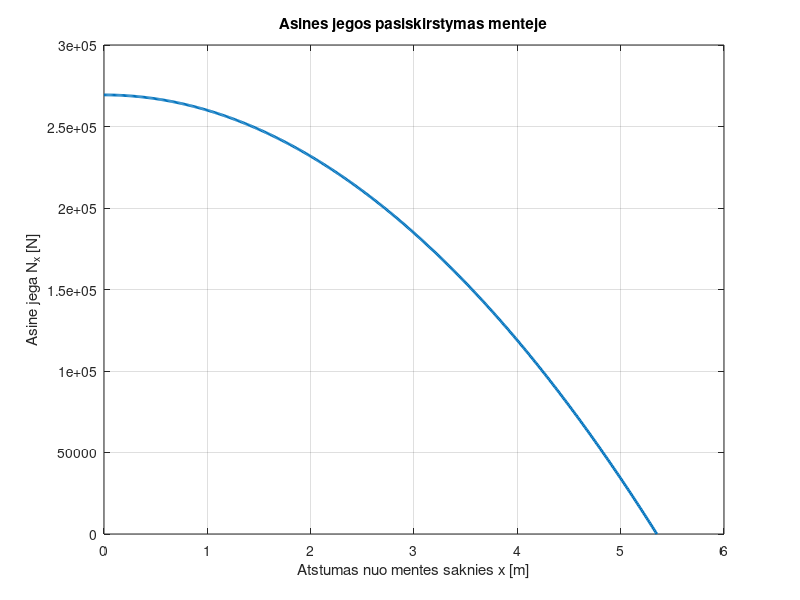
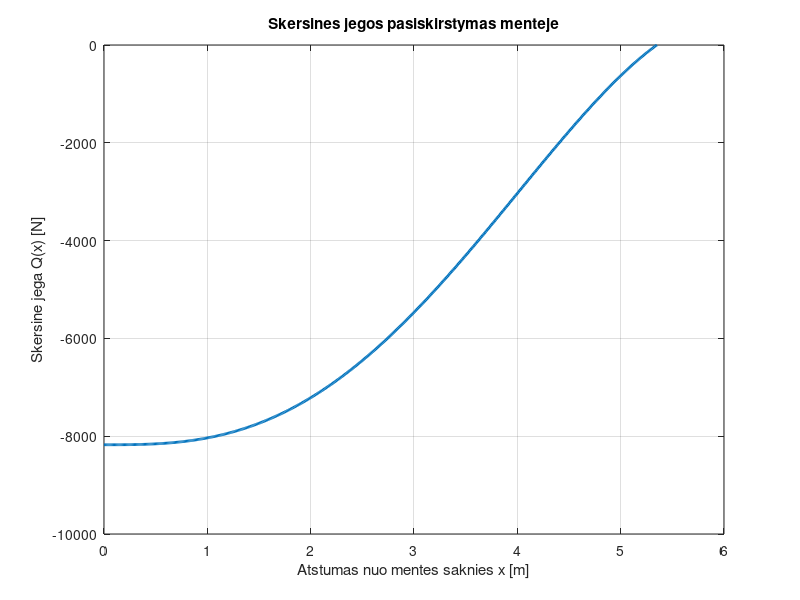
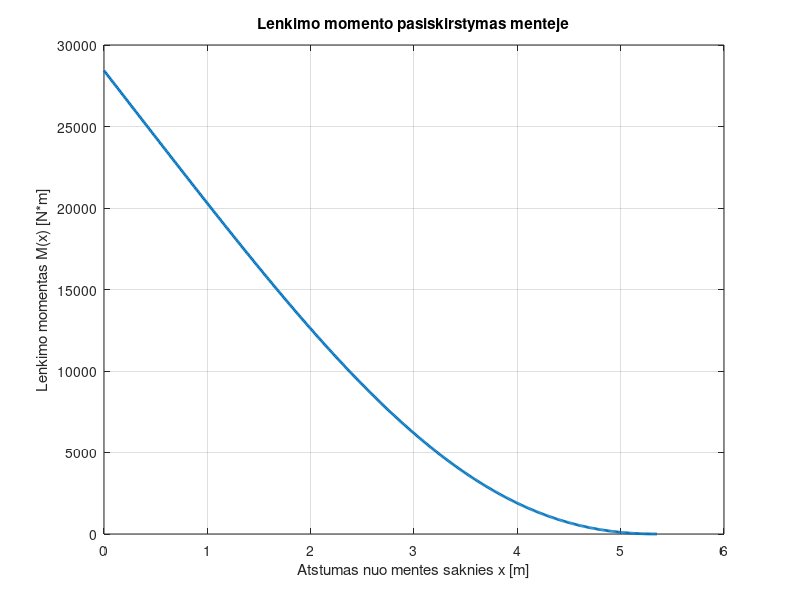

The MATLAB source for these figures, in order:
clc

%% INPUTS

m_cr = 2500; %[kg]
RPM = 395;
p = 27.8; %[kg/m^2]
C = 0.33; %[m]
m_ment = 11; %[kg/m]
n_ment = 3;
n_coef = 0.9;
v_max = 260; %[m/s]

g = 9.81; %[m/s^2]

%% PRADINIAI SKAICIAVIMAI

% Maksimalus mentes ilgis

w = (2*pi*RPM)/60; %[rad/s]

R_max = v_max / w; %[m]

% Sraigto disko plotas

W_cr = m_cr * g; %[N]

F = W_cr / (p * g); %[m^2]

% Mentes ilgis

R = sqrt(F/pi); %[m]

if R > R_max
    fprintf('Error R > R_max')
else
    fprintf('R < R_max == %4.2f m < %4.2f m \n', R, R_max)
end

% Oro srautas aplink mente

V = w * R; %[m/s]

fprintf('w = %4.2f m/s \n', w)
fprintf('R_max = %4.2f m \n', R_max)
fprintf('F = %4.2f m^2 \n', F)
fprintf('R = %4.2f m \n', R)
fprintf('V = %4.2f m \n', V)

%% KABOJIMUI REIKALINGA GALIA IR JEGA

% Traukos jega
T = W_cr; %[N]
T_ment = T/n_ment; %[N]

% Galia

V_vid = (w * R)/2; %[m/s]

P_ideal = (T * V_vid)/ 1000; %[kW]

P_prof = 0.25 * P_ideal; %[kW]

P = P_ideal + P_prof; %[kW]

P_vel = P/n_coef; %[kW]

P_gal = 1.2 * P_vel; %[kW]

P_gal_AG = P_gal / 0.7355; %[AG]

fprintf('T = %4.2f N \n', T)
fprintf('T_ment = %4.2f N \n', T_ment)
fprintf('V_vid = %4.2f m/s \n', V_vid)
fprintf('P_ideal = %4.2f kW \n', P_ideal)
fprintf('P_prof = %4.2f kW \n', P_prof)
fprintf('P = %4.2f kW \n', P)
fprintf('P_vel = %4.2f kW \n', P_vel)
fprintf('P_gal = %4.2f kW \n', P_gal)

%% IRAZU SKAICIAVIMAS

%Saknyje
F_c = 0.5 * m_ment * w^2 * R^2;   % [N]

% Koordinate per mente nuo saknies iki galo
x = linspace(0, R, 500); %[m]

% Asine jega nuo iscentriniu jegu
Nx = 0.5 * m_ment * w^2 .* (R^2 - x.^2); %[N]

% Saknyje didziausia reiksme
Nx_root = Nx(1); %[N]

fprintf('Nx_root = %4.2f N \n', Nx_root)

figure;
plot(x, Nx, 'LineWidth', 2)
grid on
xlabel('Atstumas nuo mentes saknies x [m]')
ylabel('Asine jega N_x [N]')
title('Asines jegos pasiskirstymas menteje')

%% SKERSINIU JEGU IR LENKIMO MOMENTU SKAICIAVIMAS

rho = 1.225; %[kg/m^3]

% Pasirinktas keliamosios jegos koeficiento pasiskirstymas
Cl_root = 0.9;
Cl_tip  = 0.1;

% Tiesinis Cl kitimas per mente
Cl = Cl_root + (Cl_tip - Cl_root) * (x / R);

% Vietinis greitis kiekviename taske
Vx = w .* x; %[m/s]

% Zalias (nesukalibruotas) paskirstytas apkrovimas
q_raw = 0.5 * rho .* Vx.^2 .* C .* Cl; %[N/m]

% Kalibravimas
L_raw = trapz(x, q_raw);      %[N]
scale = T_ment / L_raw;

q = scale .* q_raw;           %[N/m]

% Patikra
L_blade = trapz(x, q);        %[N]

fprintf('L_raw = %4.2f N \n', L_raw)
fprintf('scale = %4.4f \n', scale)
fprintf('L_blade = %4.2f N \n', L_blade)

%% SKERSINE JEGA Q(x)
% Q(x) = integral nuo x iki R q(s) ds

Q = flip(cumtrapz(flip(x), flip(q))); %[N]
Q_root = Q(1);

fprintf('Q_root = %4.2f N \n', Q_root)

figure;
plot(x, Q, 'LineWidth', 2)
grid on
xlabel('Atstumas nuo mentes saknies x [m]')
ylabel('Skersine jega Q(x) [N]')
title('Skersines jegos pasiskirstymas menteje')

%% LENKIMO MOMENTAS M(x)
% M(x) = integral nuo x iki R Q(s) ds

M = flip(cumtrapz(flip(x), flip(Q))); %[N*m]
M_root = M(1);

fprintf('M_root = %4.2f N*m \n', M_root)

figure;
plot(x, M, 'LineWidth', 2)
grid on
xlabel('Atstumas nuo mentes saknies x [m]')
ylabel('Lenkimo momentas M(x) [N*m]')
title('Lenkimo momento pasiskirstymas menteje')
